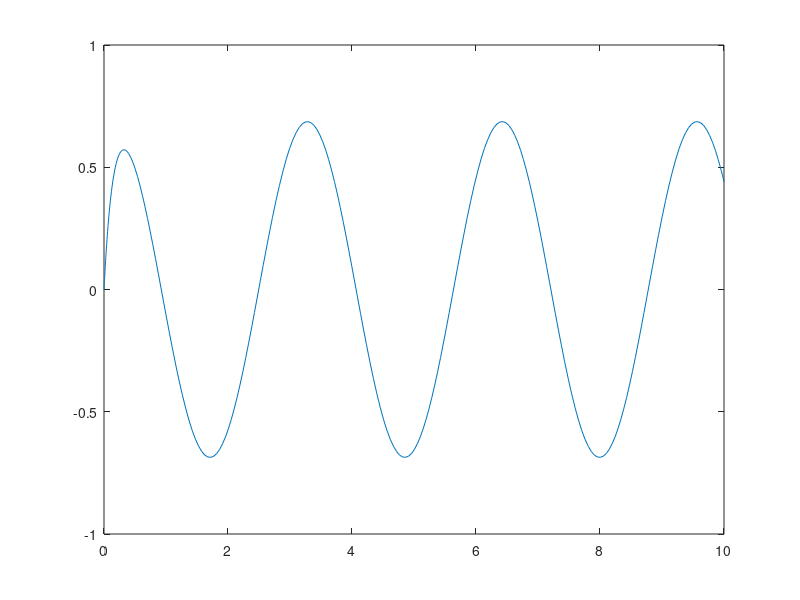

MATLAB code for this plot:
function first_order()

close all
clc

[tout,zout] = ode45(@Derivatives,[0 10],0);

xout = zout(:,1);

plot(tout,xout)



function zdot = Derivatives(t,z)

x = z(1);

xdot = 5*cos(2*t) - 7*x;

zdot = xdot;
